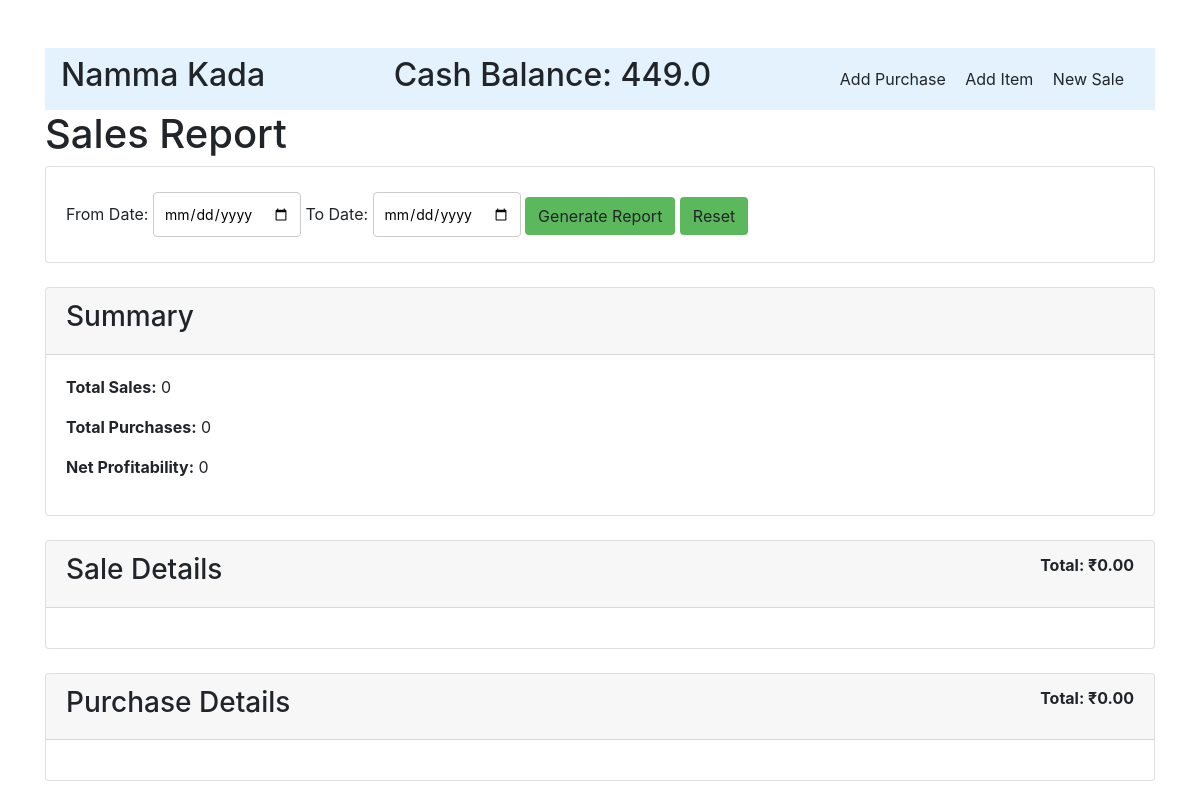
The app's page /report/, older data.
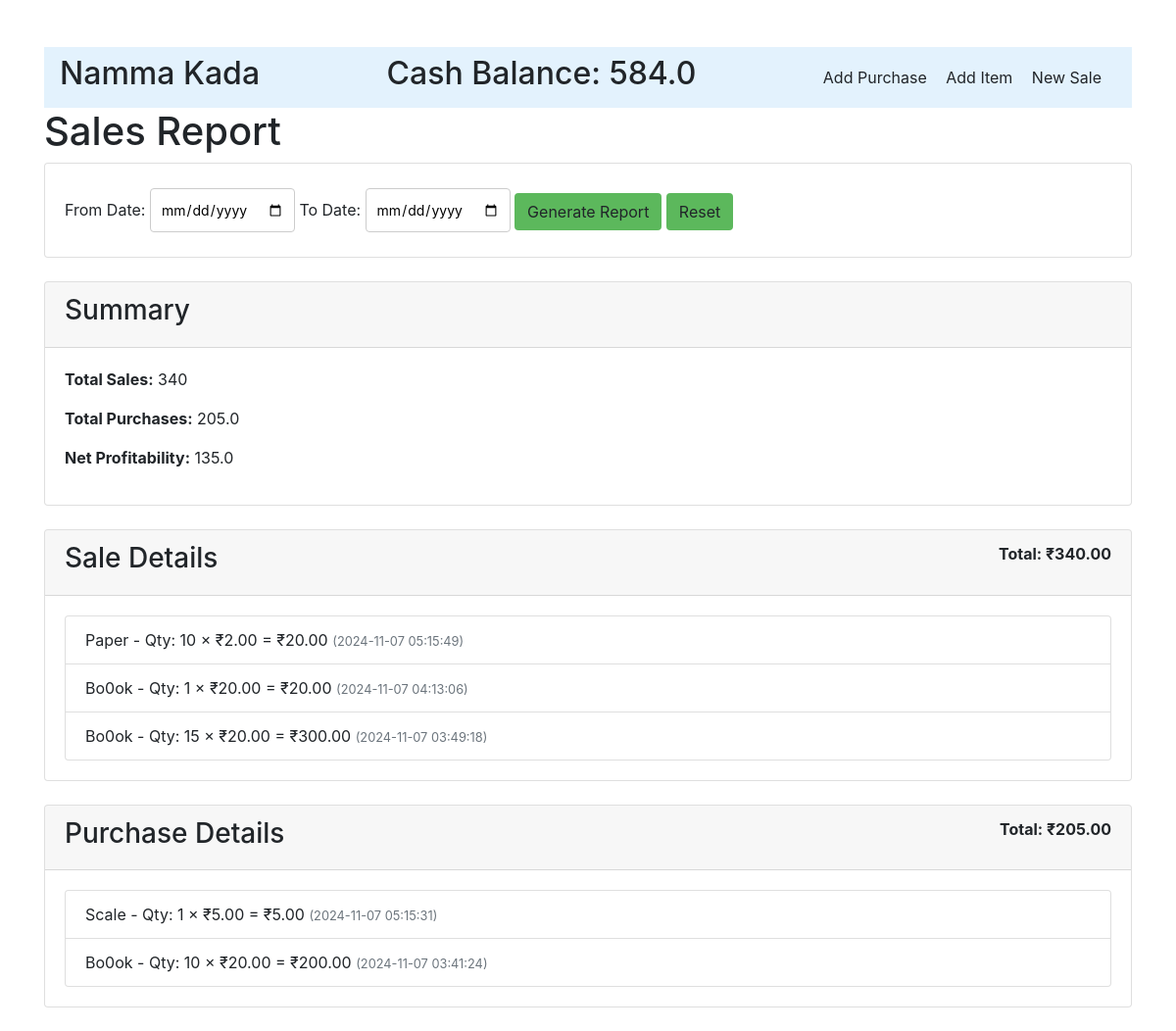
The same page, newer data.
### main.py (models this page shows)
class Company(db.Model):
    id = db.Column(db.Integer, primary_key=True)
    company_name = db.Column(db.String(128))
    cash_balance = db.Column(db.Float, default = 1000)

class Sales(db.Model):
    id = db.Column(db.Integer, primary_key = True)
    timestamp = db.Column(db.DateTime, default = db.func.current_timestamp())
    item_id = db.Column(db.Integer, db.ForeignKey('item.id'))
    qty = db.Column(db.Integer)
    rate = db.Column(db.Float)
    amount = db.Column(db.Integer)
    item = db.relationship('Item', backref=db.backref('sales', lazy=True))

class Item(db.Model):
    id = db.Column(db.Integer, primary_key = True)
    item_name = db.Column(db.String(128))
    qty = db.Column(db.Integer, default = 0)

class Purchase(db.Model):
    id = db.Column(db.Integer, primary_key = True)
    timestamp = db.Column(db.DateTime, default = db.func.current_timestamp())
    item_id = db.Column(db.Integer, db.ForeignKey('item.id'))
    qty = db.Column(db.Integer)
    rate = db.Column(db.Float)
    amount = db.Column(db.Float)
    item = db.relationship('Item', backref=db.backref('purchases', lazy=True))

### main.py (the view)
@app.route('/report/', methods=['GET', 'POST'])
def report_view():
    if request.method == 'POST':
        from_date = request.form.get('from_date') or request.args.get('from_date')
        to_date = request.form.get('to_date') or request.args.get('to_date')
        sales = Sales.query.filter(Sales.timestamp.between(from_date, to_date))\
            .order_by(Sales.timestamp.desc())
        purchases = Purchase.query.filter(Purchase.timestamp.between(from_date, to_date))\
            .order_by(Purchase.timestamp.desc())
        all_sales = Sales.query.filter(Sales.timestamp.between(from_date, to_date)).all()
        all_purchases = Purchase.query.filter(Purchase.timestamp.between(from_date, to_date)).all()
    else:
        today = datetime.date.today()
        sales = Sales.query.filter(func.date(Sales.timestamp) == today)\
            .order_by(Sales.timestamp.desc())
        purchases = Purchase.query.filter(func.date(Purchase.timestamp) == today)\
            .order_by(Purchase.timestamp.desc())
        all_sales = Sales.query.filter(func.date(Sales.timestamp) == today).all()
        all_purchases = Purchase.query.filter(func.date(Purchase.timestamp) == today).all()
    total_sales = sum(sale.amount for sale in all_sales)
    total_purchases = sum(purchase.amount for purchase in all_purchases)
    net_profitability = total_sales - total_purchases
    return render_template('report.html',
                         sales=sales,
                         purchases=purchases,
                         total_sales=total_sales,
                         total_purchases=total_purchases,
                         net_profitability=net_profitability,
                         company=Company.query.first())

### templates/report.html (shortened to what this page needs)
<!DOCTYPE html>
<html lang="en">
<head>
    <link rel="stylesheet" href="https://stackpath.bootstrapcdn.com/bootstrap/4.5.2/css/bootstrap.min.css">
</head>
<body class="container mt-5">
    <header>
        <nav class="navbar" style="background-color: #e3f2fd">
            <h2 class="company">{{ company.company_name }}</h2>
            <h2 class="cash-balance">Cash Balance: {{ company.cash_balance }}</h2>
            <div class="nav-links">
                <a href="{{ url_for('purchase_view') }}" style="text-decoration: none; color: inherit; margin-right: 15px;">Add Purchase</a>
                <a href="{{ url_for('item_view') }}" style="text-decoration: none; color: inherit; margin-right: 15px;">Add Item</a>
                <a href="{{ url_for('sales_view') }}" style="text-decoration: none; color: inherit; margin-right: 15px;">New Sale</a>
            </div>
        </nav>
    </header>
    <h1>Sales Report</h1>
    <div class="card">
        <div class="card-body">
            <form action="{{ url_for('report_view') }}" method="POST">
                <label for="from_date">From Date:</label>
                <input type="date" name="from_date" required>
                <label for="to_date">To Date:</label>
                <input type="date" name="to_date" required>
                <button class="btn" style="background-color: #5cb85c;" type="submit">Generate Report</button>
                <button class="btn" style="background-color: #5cb85c;" type="button" onclick="window.location='{{ report_view_url }}';">Reset</button>
            </form>
        </div>
    </div>
    <br>
    {% if total_sales is not none %}
        <div class="card">
            <div class="card-header">
                <h3>Summary</h3>
            </div>
            <div class="card-body">
                <p><strong>Total Sales:</strong> {{ total_sales }}</p>
                <p><strong>Total Purchases:</strong> {{ total_purchases }}</p>
                <p><strong>Net Profitability:</strong> {{ net_profitability }}</p>
            </div>
        </div>
        <br>
        <div class="card">
            <div class="card-header d-flex justify-content-between">
                <h3>Sale Details</h3>
                <strong>Total: ₹{{ "%.2f"|format(total_sales) }}</strong>
            </div>
            <div class="card-body">
                <ul class="list-group">
                    {% for sale in sales %}
                        <li class="list-group-item">
                            {{ sale.item.item_name }} -
                            Qty: {{ sale.qty }} × ₹{{ "%.2f"|format(sale.rate) }} =
                            ₹{{ "%.2f"|format(sale.amount) }}
                            <small class="text-muted">({{ sale.timestamp }})</small>
                        </li>
                    {% endfor %}
                </ul>
            </div>
        </div>
        <br>
        <div class="card">
            <div class="card-header d-flex justify-content-between">
                <h3>Purchase Details</h3>
                <strong>Total: ₹{{ "%.2f"|format(total_purchases) }}</strong>
            </div>
            <div class="card-body">
                <ul class="list-group">
                    {% for purchase in purchases %}
                        <li class="list-group-item">
                            {{ purchase.item.item_name }} -
                            Qty: {{ purchase.qty }} × ₹{{ "%.2f"|format(purchase.rate) }} =
                            ₹{{ "%.2f"|format(purchase.amount) }}
                            <small class="text-muted">({{ purchase.timestamp }})</small>
                        </li>
                    {% endfor %}
                </ul>
            </div>
        </div><br>
    {% endif %}
</body>
</html>

Row changes from the older to the newer data that the page shows:
changed Company "Namma Kada": cash_balance "449.0" → "584.0"
added Sales: item.item_name "Paper", qty "10", rate "2.00", amount "20.00", timestamp "2024-11-07 05:15:49"
added Sales: item.item_name "Bo0ok", qty "1", rate "20.00", amount "20.00", timestamp "2024-11-07 04:13:06"
added Sales: item.item_name "Bo0ok", qty "15", rate "20.00", amount "300.00", timestamp "2024-11-07 03:49:18"
added Purchase: item.item_name "Scale", qty "1", rate "5.00", amount "5.00", timestamp "2024-11-07 05:15:31"
added Purchase: item.item_name "Bo0ok", qty "10", rate "20.00", amount "200.00", timestamp "2024-11-07 03:41:24"
Text that changed along with them:
{{ total_sales }}: "0" → "340"
{{ total_purchases }}: "0" → "205.0"
{{ net_profitability }}: "0" → "135.0"
{{ "%.2f"|format(total_sales) }}: "0.00" → "340.00"
{{ "%.2f"|format(total_purchases) }}: "0.00" → "205.00"
